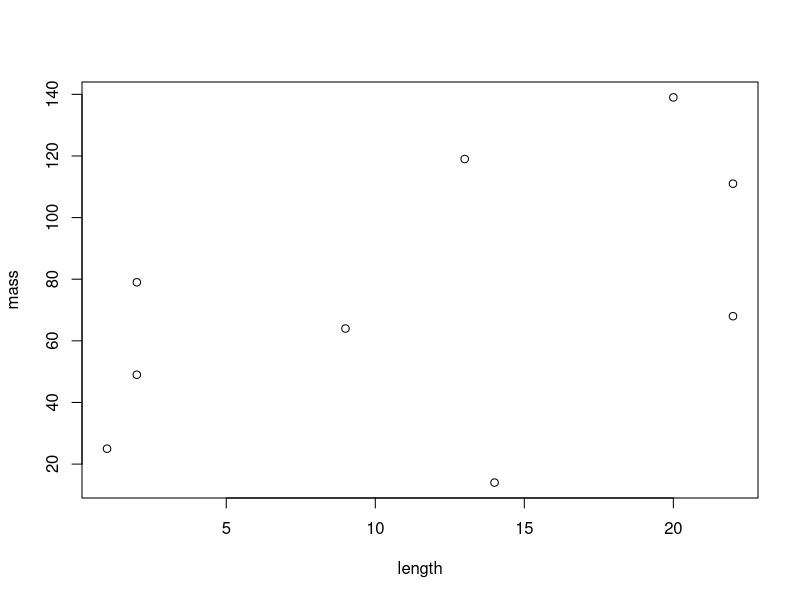

Recreate this plot in R.
mass <- c(25, 14, 68, 79, 64, 139, 49, 119, 111)
pop <- factor(c(1, 1, 1, 2, 2, 2, 3, 3, 3))
length <- c(1, 14, 22, 2, 9, 20, 2, 13, 22)
plot(length, mass)


